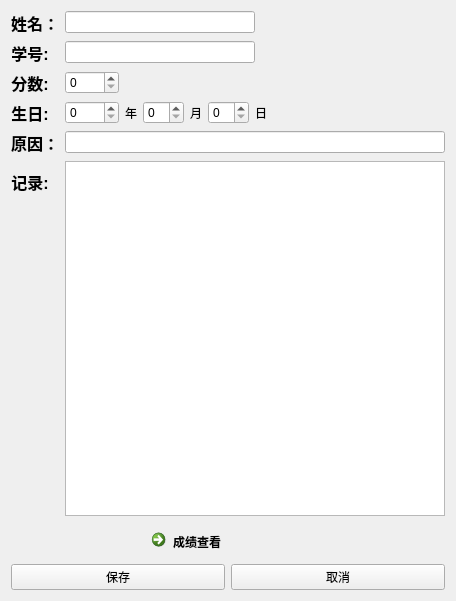
<?xml version="1.0" encoding="UTF-8"?>
<ui version="4.0">
 <class>RecordEdit</class>
 <widget class="QDialog" name="RecordEdit">
  <property name="geometry">
   <rect>
    <x>0</x>
    <y>0</y>
    <width>456</width>
    <height>601</height>
   </rect>
  </property>
  <property name="windowTitle">
   <string/>
  </property>
  <property name="windowIcon">
   <iconset>
    <normaloff>Manage.ico</normaloff>Manage.ico</iconset>
  </property>
  <layout class="QVBoxLayout" name="verticalLayout">
   <item>
    <layout class="QHBoxLayout" name="horizontalLayout_2">
     <item>
      <layout class="QFormLayout" name="formLayout">
       <item row="0" column="0">
        <widget class="QLabel" name="label">
         <property name="text">
          <string>&lt;html&gt;&lt;head/&gt;&lt;body&gt;&lt;p align=&quot;center&quot;&gt;&lt;span style=&quot; font-size:12pt; font-weight:700;&quot;&gt;姓名：&lt;/span&gt;&lt;/p&gt;&lt;/body&gt;&lt;/html&gt;</string>
         </property>
        </widget>
       </item>
       <item row="0" column="1">
        <layout class="QHBoxLayout" name="horizontalLayout_7">
         <item>
          <widget class="QLineEdit" name="lineEdit_name">
           <property name="toolTip">
            <string>编辑姓名</string>
           </property>
           <property name="whatsThis">
            <string>修改姓名</string>
           </property>
          </widget>
         </item>
         <item>
          <spacer name="horizontalSpacer_4">
           <property name="orientation">
            <enum>Qt::Horizontal</enum>
           </property>
           <property name="sizeHint" stdset="0">
            <size>
             <width>40</width>
             <height>20</height>
            </size>
           </property>
          </spacer>
         </item>
        </layout>
       </item>
       <item row="1" column="0">
        <widget class="QLabel" name="label_2">
         <property name="text">
          <string>&lt;html&gt;&lt;head/&gt;&lt;body&gt;&lt;p align=&quot;center&quot;&gt;&lt;span style=&quot; font-size:12pt; font-weight:700;&quot;&gt;学号:&lt;/span&gt;&lt;/p&gt;&lt;/body&gt;&lt;/html&gt;</string>
         </property>
        </widget>
       </item>
       <item row="1" column="1">
        <layout class="QHBoxLayout" name="horizontalLayout_6">
         <item>
          <widget class="QLineEdit" name="lineEdit_numb">
           <property name="enabled">
            <bool>true</bool>
           </property>
           <property name="toolTip">
            <string>不可编辑</string>
           </property>
           <property name="dragEnabled">
            <bool>false</bool>
           </property>
           <property name="readOnly">
            <bool>true</bool>
           </property>
          </widget>
         </item>
         <item>
          <spacer name="horizontalSpacer_3">
           <property name="orientation">
            <enum>Qt::Horizontal</enum>
           </property>
           <property name="sizeHint" stdset="0">
            <size>
             <width>40</width>
             <height>20</height>
            </size>
           </property>
          </spacer>
         </item>
        </layout>
       </item>
       <item row="2" column="0">
        <widget class="QLabel" name="label_4">
         <property name="text">
          <string>&lt;html&gt;&lt;head/&gt;&lt;body&gt;&lt;p align=&quot;center&quot;&gt;&lt;span style=&quot; font-size:12pt; font-weight:700;&quot;&gt;分数:&lt;/span&gt;&lt;/p&gt;&lt;/body&gt;&lt;/html&gt;</string>
         </property>
        </widget>
       </item>
       <item row="2" column="1">
        <layout class="QHBoxLayout" name="horizontalLayout_5">
         <item>
          <widget class="QSpinBox" name="spinBox_mark">
           <property name="toolTip">
            <string>编辑分数</string>
           </property>
           <property name="maximum">
            <number>9999</number>
           </property>
          </widget>
         </item>
         <item>
          <spacer name="horizontalSpacer_2">
           <property name="orientation">
            <enum>Qt::Horizontal</enum>
           </property>
           <property name="sizeHint" stdset="0">
            <size>
             <width>40</width>
             <height>20</height>
            </size>
           </property>
          </spacer>
         </item>
        </layout>
       </item>
       <item row="3" column="0">
        <widget class="QLabel" name="label_3">
         <property name="text">
          <string>&lt;html&gt;&lt;head/&gt;&lt;body&gt;&lt;p align=&quot;center&quot;&gt;&lt;span style=&quot; font-size:12pt; font-weight:700;&quot;&gt;生日:&lt;/span&gt;&lt;/p&gt;&lt;/body&gt;&lt;/html&gt;</string>
         </property>
        </widget>
       </item>
       <item row="3" column="1">
        <layout class="QHBoxLayout" name="horizontalLayout_4">
         <item>
          <widget class="QSpinBox" name="spinBox_year">
           <property name="toolTip">
            <string>编辑出生年</string>
           </property>
           <property name="maximum">
            <number>9999</number>
           </property>
          </widget>
         </item>
         <item>
          <widget class="QLabel" name="label_6">
           <property name="text">
            <string>年</string>
           </property>
          </widget>
         </item>
         <item>
          <widget class="QSpinBox" name="spinBox_month">
           <property name="toolTip">
            <string>编辑出生月</string>
           </property>
           <property name="maximum">
            <number>12</number>
           </property>
          </widget>
         </item>
         <item>
          <widget class="QLabel" name="label_7">
           <property name="text">
            <string>月</string>
           </property>
          </widget>
         </item>
         <item>
          <widget class="QSpinBox" name="spinBox_day">
           <property name="toolTip">
            <string>编辑出生日</string>
           </property>
           <property name="maximum">
            <number>31</number>
           </property>
          </widget>
         </item>
         <item>
          <widget class="QLabel" name="label_8">
           <property name="text">
            <string>日</string>
           </property>
          </widget>
         </item>
         <item>
          <spacer name="horizontalSpacer">
           <property name="orientation">
            <enum>Qt::Horizontal</enum>
           </property>
           <property name="sizeHint" stdset="0">
            <size>
             <width>40</width>
             <height>20</height>
            </size>
           </property>
          </spacer>
         </item>
        </layout>
       </item>
       <item row="5" column="0">
        <widget class="QLabel" name="label_5">
         <property name="text">
          <string>&lt;html&gt;&lt;head/&gt;&lt;body&gt;&lt;p align=&quot;center&quot;&gt;&lt;span style=&quot; font-size:12pt; font-weight:700;&quot;&gt;记录:&lt;/span&gt;&lt;/p&gt;&lt;/body&gt;&lt;/html&gt;</string>
         </property>
        </widget>
       </item>
       <item row="5" column="1">
        <layout class="QHBoxLayout" name="horizontalLayout_8">
         <item>
          <widget class="QTextEdit" name="textEdit">
           <property name="html">
            <string>&lt;!DOCTYPE HTML PUBLIC &quot;-//W3C//DTD HTML 4.0//EN&quot; &quot;http://www.w3.org/TR/REC-html40/strict.dtd&quot;&gt;
&lt;html&gt;&lt;head&gt;&lt;meta name=&quot;qrichtext&quot; content=&quot;1&quot; /&gt;&lt;meta charset=&quot;utf-8&quot; /&gt;&lt;style type=&quot;text/css&quot;&gt;
p, li { white-space: pre-wrap; }
&lt;/style&gt;&lt;/head&gt;&lt;body style=&quot; font-family:'Microsoft YaHei UI'; font-size:9.27273pt; font-weight:400; font-style:normal;&quot;&gt;
&lt;p style=&quot;-qt-paragraph-type:empty; margin-top:0px; margin-bottom:0px; margin-left:0px; margin-right:0px; -qt-block-indent:0; text-indent:0px; font-size:9.27273pt;&quot;&gt;&lt;br /&gt;&lt;/p&gt;&lt;/body&gt;&lt;/html&gt;</string>
           </property>
          </widget>
         </item>
        </layout>
       </item>
       <item row="4" column="1">
        <layout class="QHBoxLayout" name="horizontalLayout_14">
         <item>
          <widget class="QLineEdit" name="lineEdit">
           <property name="readOnly">
            <bool>true</bool>
           </property>
          </widget>
         </item>
        </layout>
       </item>
       <item row="4" column="0">
        <widget class="QLabel" name="label_17">
         <property name="text">
          <string>&lt;html&gt;&lt;head/&gt;&lt;body&gt;&lt;p&gt;&lt;span style=&quot; font-size:12pt; font-weight:700;&quot;&gt;原因：&lt;/span&gt;&lt;/p&gt;&lt;/body&gt;&lt;/html&gt;</string>
         </property>
        </widget>
       </item>
      </layout>
     </item>
    </layout>
   </item>
   <item>
    <layout class="QHBoxLayout" name="horizontalLayout_3">
     <item>
      <spacer name="horizontalSpacer_9">
       <property name="orientation">
        <enum>Qt::Horizontal</enum>
       </property>
       <property name="sizeHint" stdset="0">
        <size>
         <width>40</width>
         <height>20</height>
        </size>
       </property>
      </spacer>
     </item>
     <item>
      <widget class="QCommandLinkButton" name="commandLinkButton_score">
       <property name="toolTip">
        <string>未开放使用，敬请期待！</string>
       </property>
       <property name="text">
        <string>成绩查看</string>
       </property>
      </widget>
     </item>
     <item>
      <spacer name="horizontalSpacer_10">
       <property name="orientation">
        <enum>Qt::Horizontal</enum>
       </property>
       <property name="sizeHint" stdset="0">
        <size>
         <width>40</width>
         <height>20</height>
        </size>
       </property>
      </spacer>
     </item>
    </layout>
   </item>
   <item>
    <layout class="QHBoxLayout" name="horizontalLayout">
     <item>
      <widget class="QPushButton" name="pushButton_accept">
       <property name="toolTip">
        <string>保存编辑</string>
       </property>
       <property name="text">
        <string>保存</string>
       </property>
      </widget>
     </item>
     <item>
      <widget class="QPushButton" name="pushButton_reject">
       <property name="toolTip">
        <string>放弃编辑</string>
       </property>
       <property name="text">
        <string>取消</string>
       </property>
      </widget>
     </item>
    </layout>
   </item>
  </layout>
 </widget>
 <tabstops>
  <tabstop>lineEdit_name</tabstop>
  <tabstop>spinBox_mark</tabstop>
  <tabstop>spinBox_year</tabstop>
  <tabstop>spinBox_month</tabstop>
  <tabstop>spinBox_day</tabstop>
  <tabstop>lineEdit</tabstop>
  <tabstop>textEdit</tabstop>
  <tabstop>pushButton_accept</tabstop>
  <tabstop>pushButton_reject</tabstop>
  <tabstop>commandLinkButton_score</tabstop>
  <tabstop>lineEdit_numb</tabstop>
  <tabstop>lineEdit_numb_2</tabstop>
  <tabstop>lineEdit_name_2</tabstop>
  <tabstop>textEdit_2</tabstop>
  <tabstop>spinBox_year_2</tabstop>
  <tabstop>spinBox_month_2</tabstop>
  <tabstop>spinBox_day_2</tabstop>
  <tabstop>spinBox_mark_2</tabstop>
 </tabstops>
 <resources/>
 <connections>
  <connection>
   <sender>pushButton_accept</sender>
   <signal>clicked()</signal>
   <receiver>RecordEdit</receiver>
   <slot>accept()</slot>
   <hints>
    <hint type="sourcelabel">
     <x>238</x>
     <y>571</y>
    </hint>
    <hint type="destinationlabel">
     <x>238</x>
     <y>300</y>
    </hint>
   </hints>
  </connection>
  <connection>
   <sender>pushButton_reject</sender>
   <signal>clicked()</signal>
   <receiver>RecordEdit</receiver>
   <slot>reject()</slot>
   <hints>
    <hint type="sourcelabel">
     <x>391</x>
     <y>571</y>
    </hint>
    <hint type="destinationlabel">
     <x>238</x>
     <y>300</y>
    </hint>
   </hints>
  </connection>
 </connections>
</ui>
